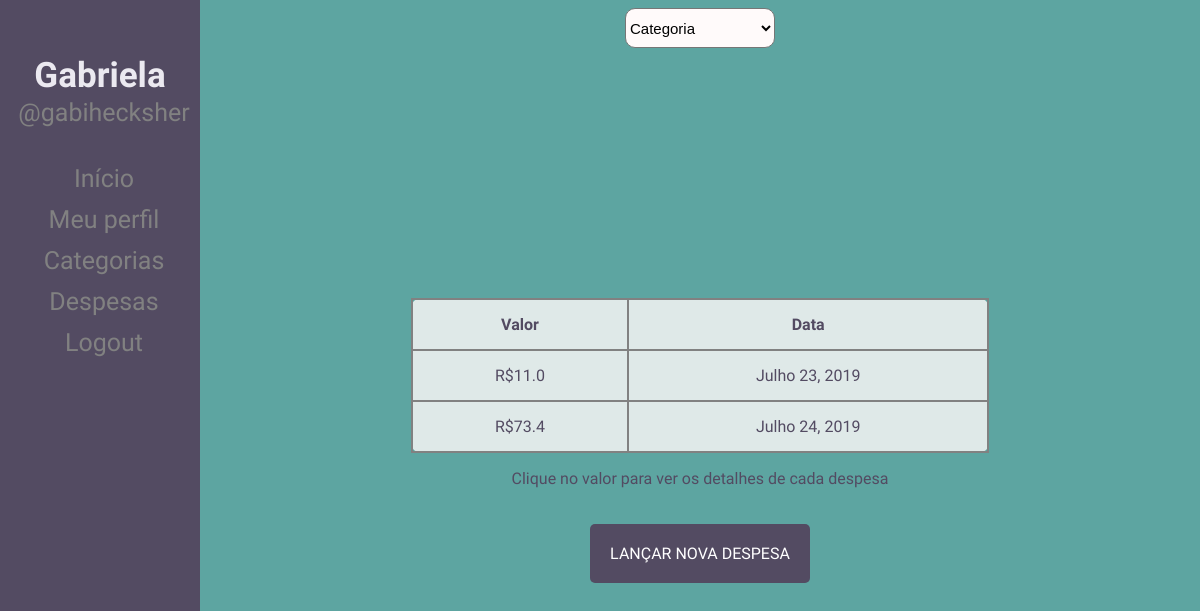
The app's page /expenses/ (signed in) with its own data.
### poupapig/models.py (models this page shows, shortened)
class Expense(models.Model):
	category = models.ForeignKey('Category', on_delete=models.CASCADE, blank=True, null=True, default=None)
	date = models.DateField(blank=True, null=True)
	amount = models.FloatField(null=True, blank=True, default=None)
	description = models.TextField()

### poupapig/views.py (the view)
# urls.py: path('expenses/', views.expense_list, name='expense_list'),
def expense_list(request):
    categories = Category.objects.filter(user = request.user)
    expenses = Expense.objects.filter(category__in=categories)
    return render(request, 'expense_list.html', {'expenses': expenses, 'categories': categories})

### poupapig/templates/expense_list.html (shortened to what this page needs)
{% extends 'registration/base_profile.html' %}
{% load staticfiles %}
    {% block content %}
        <select id="select_category" onchange="filterByCategory()">
            <option value=0>Categoria</option>
        </select>
        <div id="table">
            <table id="table">
                <tr>
                    <th>Valor</th>
                    <th>Data</th>
                </tr>
                {% for expense in expenses %}
                    {% if expense.category.user == user %}
                        <tr>
                            <td onclick="showExpense('{{expense.id}}')">R${{expense.amount}}</td>
                            <td>{{expense.date}}</td>
                        </tr>
                    {% endif %}
                {% endfor %}
            </table>
            <p>Clique no valor para ver os detalhes de cada despesa</p>
        </div>
        <a href="{% url 'new_expense' %}" class="button" id="buttonNewExpense">Lançar nova despesa</a>
    {% endblock %}

### poupapig/templates/registration/base_profile.html (shortened to what this page needs)
{% load staticfiles %}
<!doctype html>
<html>
    <head>
        <link href="{% static 'css/style_profile.css' %}" rel="stylesheet">
    </head>
    <body>
        <div class="sidenav">
            <h2> {{user.first_name}} </h2>
            <p> @{{user.username}} </p>
            <a href="{% url 'index_profile' %}">Início</a>
            <a href="{% url 'user_infos' %}">Meu perfil</a>
            <a href="{% url 'show_categories' %}">Categorias</a>
            <a href="{% url 'expense_list' %}">Despesas</a>
            <a href="{% url 'logout' %}">Logout</a>
        </div>
        <div class="main">
            {% block content %}
            {% endblock %}
        </div>
    </body>
</html>

### poupapig/static/css/style_profile.css (style rules this page uses)
body { background-color: #5DA5A1; color: #534B62; font-family: 'Muli', sans-serif; padding-left: 40px; text-align: center; }
.button { color: #fff !important; text-transform: uppercase; text-decoration: none; background: #534B62; padding: 20px; border-radius: 5px; display: inline-block; border: none; margin-top: 20px; }
select { border-radius:10px; width:150px; height: 40px; font-size:15px; background-color: rgba(255, 250, 250, 1); }
table { text-align: center; margin: 0 auto; margin-top: 250px; padding: 20px; background-color: rgba(255, 250, 250, 0.8); border-collapse: collapse; width: 60%; }
table, th, td { border: 2px solid #818181; border-radius: 10px; }
th, td { padding: 15px; }
.sidenav { height: 100%; width: 200px; position: fixed; z-index: 1; top: 0; left: 0; background-color: #534B62; overflow-x: hidden; padding-top: 20px; }
.sidenav h2 { padding: 6px 8px 0px 8px; margin-bottom: 0px; text-decoration: none; font-size: 35px; color: #ebe9f0; display: block; }
.sidenav p { margin-top:2px; padding: 0px 8px 6px 16px; text-decoration: none; font-size: 25px; color: #818181; display: block; }
.sidenav a { padding: 6px 8px 6px 16px; text-decoration: none; font-size: 25px; color: #818181; display: block; }
.main { margin-left: 160px; padding: 0px 10px; }

### records on screen
Expense: amount "11.0", date "Julho 23, 2019"
Expense: amount "73.4", date "Julho 24, 2019"

### other values on screen
{{ user.first_name }} "Gabriela"
{{ user.username }} "gabihecksher"
